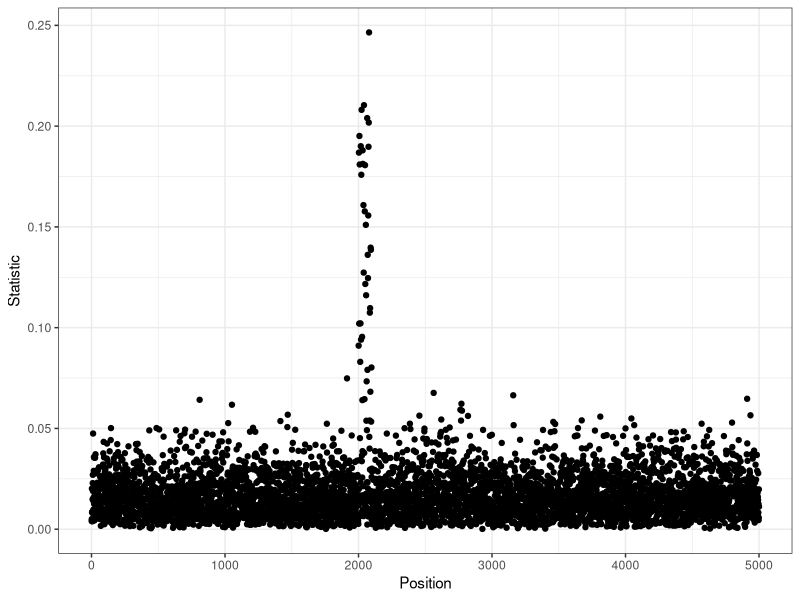

This figure's R source:
## ---- chunk 1
knitr::opts_chunk$set(echo = FALSE)
## ---- chunk 2
stat <- rbeta(5000,2,10)/10

peak <- sample(seq(0,0.2,length.out = 50),50)
stat[seq(2001,2100,length.out = 50)] <- stat[seq(2001,2100,length.out = 50)] + peak
pos <- c(1:5000)
dd <- data.frame(Statistic = stat,Position = pos)

library(ggplot2)
ggplot(dd,aes(x = Position,y = Statistic))+
  geom_point()+
  theme_bw()
